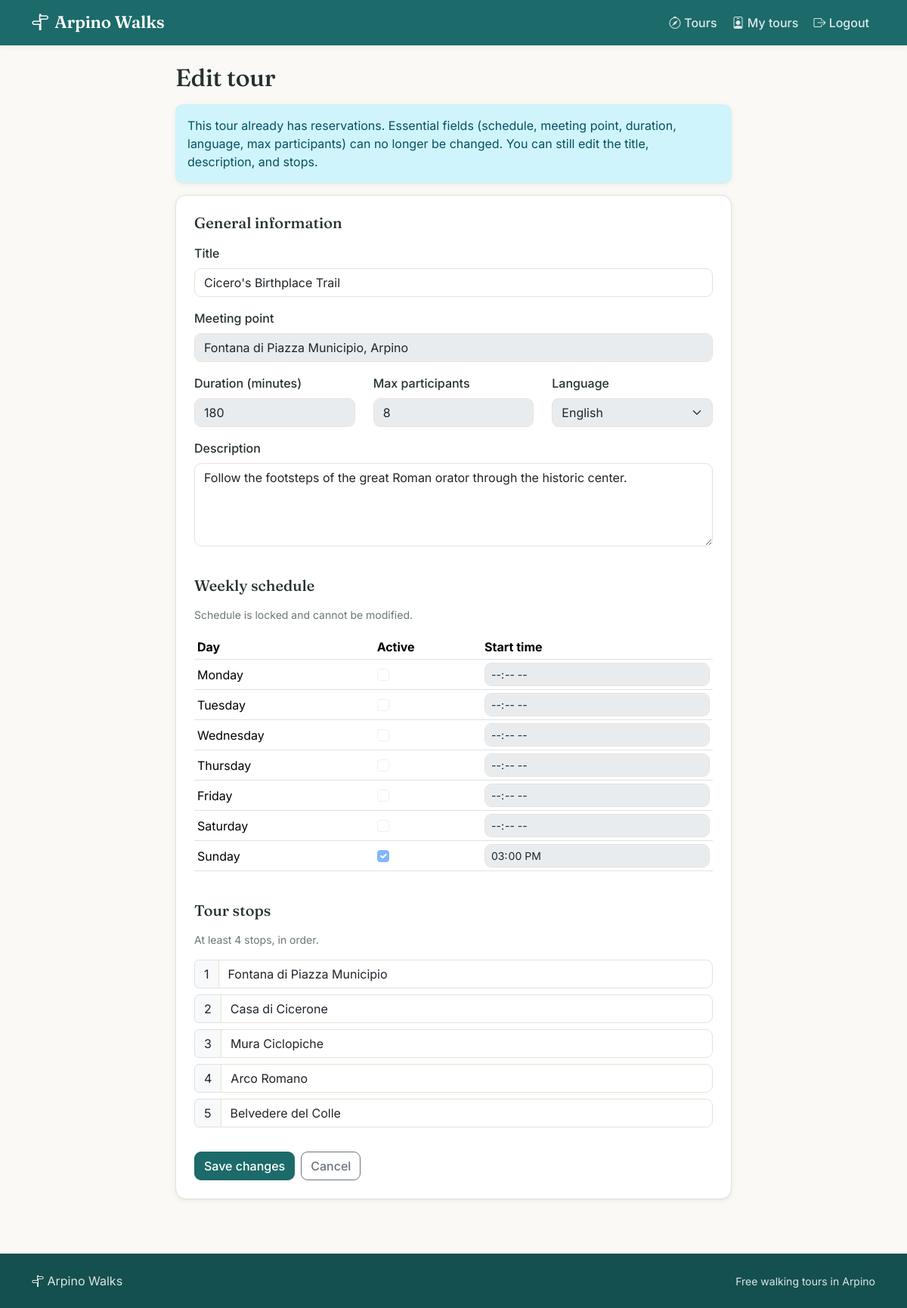
Screenshot of /guide/tours/2/edit (signed in) with the database file from the repository.
### tables this page shows
CREATE TABLE tours (
    id INTEGER PRIMARY KEY AUTOINCREMENT,
    guide_id INTEGER NOT NULL,
    title TEXT NOT NULL,
    meeting_point TEXT NOT NULL,
    duration_minutes INTEGER NOT NULL CHECK(duration_minutes > 0),
    language TEXT NOT NULL CHECK(language IN ('Italian', 'English', 'Spanish', 'Portuguese', 'German')),
    max_participants INTEGER NOT NULL CHECK(max_participants > 0),
    description TEXT NOT NULL,
    created_at TEXT NOT NULL,
    FOREIGN KEY (guide_id) REFERENCES users(id) ON DELETE CASCADE
);

CREATE TABLE guide_languages (
    id INTEGER PRIMARY KEY AUTOINCREMENT,
    guide_id INTEGER NOT NULL,
    language TEXT NOT NULL CHECK(language IN ('Italian', 'English', 'Spanish', 'Portuguese', 'German')),
    UNIQUE(guide_id, language),
    FOREIGN KEY (guide_id) REFERENCES users(id) ON DELETE CASCADE
);

CREATE TABLE tour_schedules (
    id INTEGER PRIMARY KEY AUTOINCREMENT,
    tour_id INTEGER NOT NULL,
    weekday INTEGER NOT NULL CHECK(weekday BETWEEN 0 AND 6),
    start_time TEXT NOT NULL,
    UNIQUE(tour_id, weekday),
    FOREIGN KEY (tour_id) REFERENCES tours(id) ON DELETE CASCADE
);

CREATE TABLE tour_stops (
    id INTEGER PRIMARY KEY AUTOINCREMENT,
    tour_id INTEGER NOT NULL,
    stop_order INTEGER NOT NULL CHECK(stop_order > 0),
    stop_name TEXT NOT NULL,
    UNIQUE(tour_id, stop_order),
    FOREIGN KEY (tour_id) REFERENCES tours(id) ON DELETE CASCADE
);

### app.py (the view, shortened to what this page needs)
@app.route("/guide/tours/<int:tour_id>/edit", methods=["GET", "POST"])
@login_required
def edit_tour(tour_id):
    redirect_response = auth_utils.require_role("guide")
    if redirect_response:
        return redirect_response
    tour = tour_dao.get_tour_by_id(tour_id)
    if tour is None or tour["guide_id"] != current_user.id:
        flash("You are not authorized to edit this tour.", "danger")
        return redirect(url_for("guide_profile"))
    locked = reservation_dao.tour_has_active_reservations(tour_id)
    guide_languages = [row["language"] for row in user_dao.get_guide_languages(current_user.id)]
    schedules = tour_schedule_dao.get_schedules_by_tour(tour_id)
    stops = tour_stop_dao.get_stops_by_tour(tour_id)
    return render_template(
        "edit_tour.html",
        tour=tour,
        schedules=schedules,
        stops=stops,
        locked=locked,
        allowed_languages=guide_languages,
        weekday_names=valid_utils.WEEKDAY_NAMES,
        form=None,
    )

### app.py (called while the page is built)
@login_manager.user_loader
def load_user(user_id):
    row = user_dao.get_user_by_id(user_id)
    return user_from_row(row)

### dao/reservation_dao.py (called while the page is built)
def tour_has_active_reservations(tour_id):
    conn = get_connection()
    cur = conn.cursor()
    cur.execute("""
        SELECT 1
        FROM reservations
        WHERE tour_id = ?
          AND status = 'active'
        LIMIT 1
    """, (tour_id,))
    row = cur.fetchone()
    cur.close()
    conn.close()
    return row is not None

### dao/tour_dao.py (called while the page is built)
def get_tour_by_id(tour_id):
    conn = get_connection()
    cur = conn.cursor()
    cur.execute("""
        SELECT
            t.id,
            t.guide_id,
            t.title,
            t.meeting_point,
            t.duration_minutes,
            t.language,
            t.max_participants,
            t.description,
            t.created_at,
            u.first_name || ' ' || u.last_name AS guide_name
        FROM tours t
        JOIN users u ON t.guide_id = u.id
        WHERE t.id = ?
    """, (tour_id,))
    tour = cur.fetchone()
    cur.close()
    conn.close()
    return tour

### dao/tour_schedule_dao.py (called while the page is built)
def get_schedules_by_tour(tour_id):
    conn = get_connection()
    cur = conn.cursor()
    cur.execute("""
        SELECT weekday, start_time
        FROM tour_schedules
        WHERE tour_id = ?
        ORDER BY weekday
    """, (tour_id,))
    schedules = cur.fetchall()
    cur.close()
    conn.close()
    return schedules

### dao/tour_stop_dao.py (called while the page is built)
def get_stops_by_tour(tour_id):
    conn = get_connection()
    cur = conn.cursor()
    cur.execute("""
        SELECT stop_order, stop_name
        FROM tour_stops
        WHERE tour_id = ?
        ORDER BY stop_order
    """, (tour_id,))
    stops = cur.fetchall()
    cur.close()
    conn.close()
    return stops

### dao/user_dao.py (called while the page is built)
def get_user_by_id(user_id):
    conn = get_connection()
    cur = conn.cursor()
    cur.execute("""
        SELECT *
        FROM users
        WHERE id = ?
    """, (user_id,))
    user = cur.fetchone()
    cur.close()
    conn.close()
    return user

def get_guide_languages(guide_id):
    conn = get_connection()
    cur = conn.cursor()
    cur.execute("""
        SELECT language
        FROM guide_languages
        WHERE guide_id = ?
        ORDER BY language
    """, (guide_id,))
    languages = cur.fetchall()
    cur.close()
    conn.close()
    return languages

### db/database.py (called while the page is built)
def get_connection():
    conn = sqlite3.connect(DB_PATH)
    conn.row_factory = sqlite3.Row
    conn.execute("PRAGMA foreign_keys = ON;")
    return conn

### templates/edit_tour.html (shortened to what this page needs)
{% extends "base.html" %}
{% block content %}
<section class="row justify-content-center">
    <div class="col-md-10 col-lg-8">
        <h1 class="h2 mb-3">Edit tour</h1>
        {% if locked %}
            <div class="alert alert-info" role="alert">
                This tour already has reservations. Essential fields (schedule, meeting point,
                duration, language, max participants) can no longer be changed. You can still edit
                the title, description, and stops.
            </div>
        {% endif %}
        <div class="panel">
        <form method="POST" action="{{ url_for('edit_tour', tour_id=tour.id) }}">
            <fieldset class="mb-4">
                <legend class="h5 mb-3">General information</legend>
                <div class="mb-3">
                    <label for="title" class="form-label">Title</label>
                    <input type="text" class="form-control" id="title" name="title"
                           value="{{ form.get('title') if form else tour.title }}"
                           required minlength="5" maxlength="100">
                </div>
                <div class="mb-3">
                    <label for="meeting_point" class="form-label">Meeting point</label>
                    <input type="text" class="form-control" id="meeting_point" name="meeting_point"
                           value="{{ form.get('meeting_point') if form else tour.meeting_point }}"
                           {% if locked %}disabled{% else %}required minlength="3" maxlength="200"{% endif %}>
                </div>
                <div class="row mb-3">
                    <div class="col-md-4">
                        <label for="duration_minutes" class="form-label">Duration (minutes)</label>
                        <input type="number" class="form-control" id="duration_minutes" name="duration_minutes"
                               value="{{ form.get('duration_minutes') if form else tour.duration_minutes }}"
                               min="1" max="1440"
                               {% if locked %}disabled{% else %}required{% endif %}>
                    </div>
                    <div class="col-md-4">
                        <label for="max_participants" class="form-label">Max participants</label>
                        <input type="number" class="form-control" id="max_participants" name="max_participants"
                               value="{{ form.get('max_participants') if form else tour.max_participants }}"
                               min="1" max="50"
                               {% if locked %}disabled{% else %}required{% endif %}>
                    </div>
                    <div class="col-md-4">
                        <label for="language" class="form-label">Language</label>
                        <select class="form-select" id="language" name="language"
                                {% if locked %}disabled{% else %}required{% endif %}>
                            {% set current_lang = form.get('language') if form else tour.language %}
                            {% for lang in allowed_languages %}
                                <option value="{{ lang }}" {% if current_lang == lang %}selected{% endif %}>{{ lang }}</option>
                            {% endfor %}
                        </select>
                    </div>
                </div>
                <div class="mb-3">
                    <label for="description" class="form-label">Description</label>
                    <textarea class="form-control" id="description" name="description" rows="4"
                              required minlength="10" maxlength="1000">{{ form.get('description') if form else tour.description }}</textarea>
                </div>
            </fieldset>
            <fieldset class="mb-4">
                <legend class="h5 mb-3">Weekly schedule</legend>
                {% if locked %}
                    <p class="text-muted small">Schedule is locked and cannot be modified.</p>
                {% endif %}
                <div class="table-responsive">
                    <table class="table table-sm align-middle">
                        <thead>
                            <tr><th>Day</th><th>Active</th><th>Start time</th></tr>
                        </thead>
                        <tbody>
                            {% for day in weekday_names %}
                                {% set i = loop.index0 %}
                                {% set ns = namespace(checked=false, time='') %}
                                {% if form %}
                                    {% if (i | string) in form.getlist('weekday') %}{% set ns.checked = true %}{% endif %}
                                    {% set ns.time = form.get('start_time_' ~ i, '') %}
                                {% else %}
                                    {% for s in schedules %}
                                        {% if s.weekday == i %}{% set ns.checked = true %}{% set ns.time = s.start_time %}{% endif %}
                                    {% endfor %}
                                {% endif %}
                                <tr>
                                    <td>{{ day }}</td>
                                    <td>
                                        <input class="form-check-input" type="checkbox" name="weekday" value="{{ i }}"
                                               id="weekday_{{ i }}" {% if ns.checked %}checked{% endif %}
                                               {% if locked %}disabled{% endif %}>
                                    </td>
                                    <td>
                                        <input type="time" class="form-control form-control-sm"
                                               id="start_time_{{ i }}" name="start_time_{{ i }}"
                                               value="{{ ns.time }}" {% if locked %}disabled{% endif %}>
                                    </td>
                                </tr>
                            {% endfor %}
                        </tbody>
                    </table>
                </div>
            </fieldset>
            <fieldset class="mb-4">
                <legend class="h5 mb-3">Tour stops</legend>
                <p class="text-muted small mb-3">At least 4 stops, in order.</p>
                {% set existing_stops = form.getlist('stop_name') if form else (stops | map(attribute='stop_name') | list) %}
                {% set total_stops = existing_stops | length if existing_stops | length > 4 else 4 %}
                {% for i in range(total_stops) %}
                    <div class="input-group mb-2">
                        <span class="input-group-text">{{ i + 1 }}</span>
                        <input type="text" class="form-control" name="stop_name" placeholder="Stop name"
                               value="{{ existing_stops[i] if i < existing_stops | length else '' }}"
                               {% if i < 4 %}required{% endif %} maxlength="100">
                    </div>
                {% endfor %}
            </fieldset>
            <div class="d-flex gap-2">
                <button type="submit" class="btn btn-primary">Save changes</button>
                <a href="{{ url_for('guide_profile') }}" class="btn btn-outline-secondary">Cancel</a>
            </div>
        </form>
        </div>
    </div>
</section>
{% endblock %}

### static/styles/styles.css (style rules this page uses)
:root { --brand: #1d6a6a; --brand-dark: #14504f; --brand-soft: #e7f1f0; --accent: #e08a2e; --accent-dark: #c0741f; --paper: #fbf9f5; --surface: #ffffff; --ink: #26312f; --muted: #6b7775; --line: #e7e3da; --radius: 14px; --shadow-sm: 0 1px 2px rgba(20, 50, 49, .06), 0 2px 8px rgba(20, 50, 49, .06); --shadow-md: 0 6px 24px rgba(20, 50, 49, .10); }
body { background-color: var(--paper); color: var(--ink); font-family: "Inter", system-ui, -apple-system, "Segoe UI", Roboto, sans-serif; display: flex; flex-direction: column; min-height: 100vh; }
h1, h2, h3, h4, .navbar-brand { font-family: "Fraunces", Georgia, "Times New Roman", serif; color: var(--ink); letter-spacing: -.01em; }
a { color: var(--brand); text-decoration-thickness: 1px; text-underline-offset: 2px; }
.text-muted { color: var(--muted) !important; }
.btn { border-radius: 9px; font-weight: 500; }
.btn-primary { --bs-btn-bg: var(--brand); --bs-btn-border-color: var(--brand); --bs-btn-hover-bg: var(--brand-dark); --bs-btn-hover-border-color: var(--brand-dark); --bs-btn-active-bg: var(--brand-dark); --bs-btn-active-border-color: var(--brand-dark); --bs-btn-disabled-bg: var(--brand); --bs-btn-disabled-border-color: var(--brand); }
.form-control, .form-select { border-radius: 9px; border-color: var(--line); }
.form-label { font-weight: 500; color: var(--ink); }
legend { font-family: "Fraunces", serif; font-size: 1.05rem; font-weight: 600; }
.panel { background: var(--surface); border: 1px solid var(--line); border-radius: var(--radius); box-shadow: var(--shadow-sm); padding: 1.5rem; }
.alert { border-radius: 10px; border: none; box-shadow: var(--shadow-sm); }

### rows the page displays
tours: title "Cicero's Birthplace Trail", meeting_point "Fontana di Piazza Municipio, Arpino", duration_minutes "180", max_participants "8", language "English", description "Follow the footsteps of the great Roman orator through the historic center."
tour_schedules: time "15:00"
tour_stops: stop_name "Fontana di Piazza Municipio"
tour_stops: stop_name "Casa di Cicerone"
tour_stops: stop_name "Mura Ciclopiche"
tour_stops: stop_name "Arco Romano"
tour_stops: stop_name "Belvedere del Colle"

### other values shown
{{ day }} "Monday" "Tuesday" "Wednesday" "Thursday" "Friday" "Saturday" "Sunday"
{{ i + 1 }} "1" "2" "3" "4" "5"
